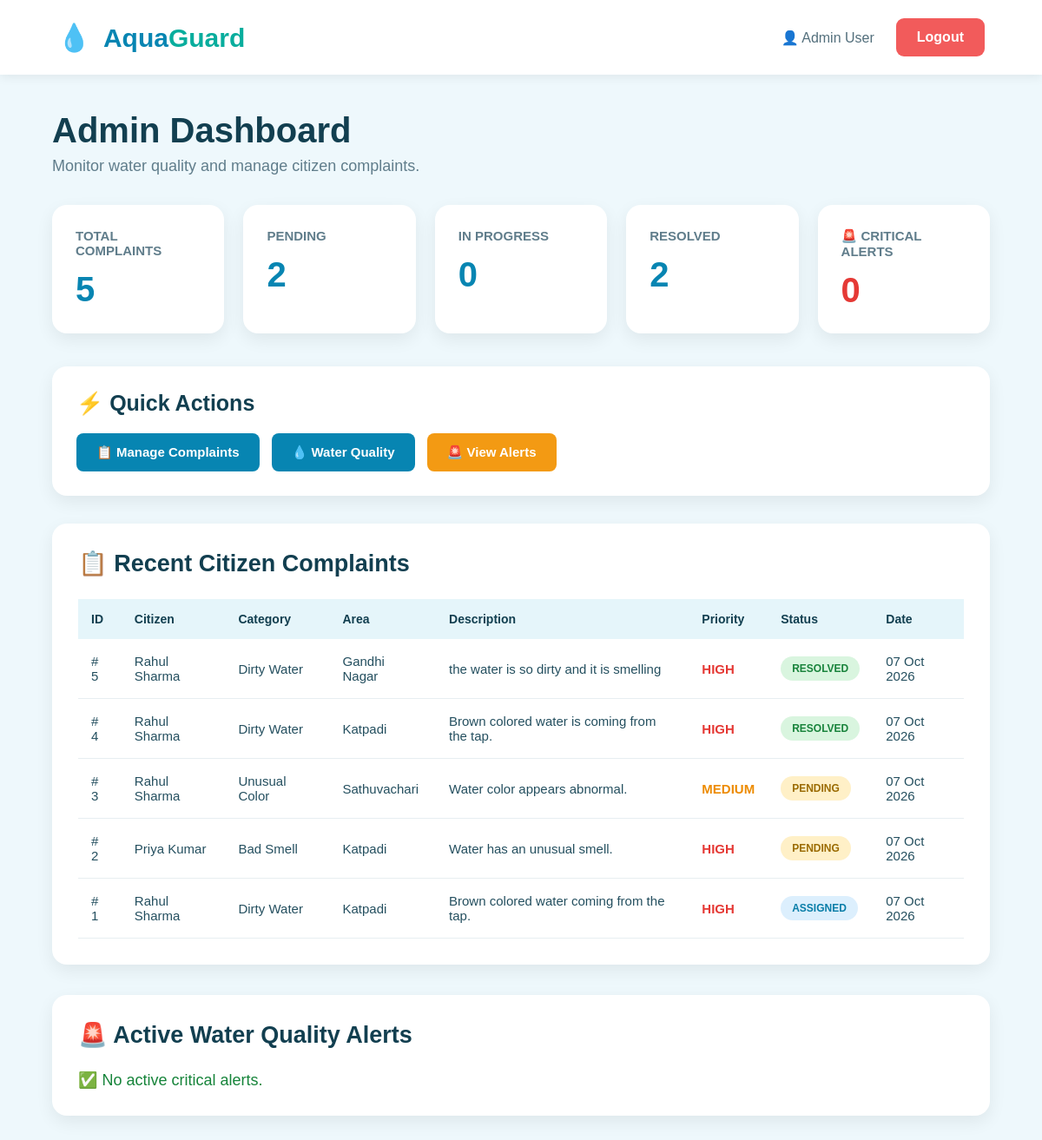
Screenshot of /admin/dashboard.php with the database file from the repository.
### tables this page shows
CREATE TABLE `complaints` (
  `complaint_id` int(11) NOT NULL,
  `user_id` int(11) NOT NULL,
  `category_id` int(11) NOT NULL,
  `location_id` int(11) NOT NULL,
  `description` text NOT NULL,
  `priority` enum('LOW','MEDIUM','HIGH','CRITICAL') DEFAULT 'MEDIUM',
  `status` enum('PENDING','ASSIGNED','IN_PROGRESS','RESOLVED','REJECTED') DEFAULT 'PENDING',
  `created_at` timestamp NOT NULL DEFAULT current_timestamp(),
  `resolved_at` timestamp NULL DEFAULT NULL
);

CREATE TABLE `users` (
  `user_id` int(11) NOT NULL,
  `name` varchar(100) NOT NULL,
  `email` varchar(100) NOT NULL,
  `phone` varchar(15) DEFAULT NULL,
  `password` varchar(255) NOT NULL,
  `role` enum('CITIZEN','ADMIN','OFFICER') NOT NULL DEFAULT 'CITIZEN',
  `created_at` timestamp NOT NULL DEFAULT current_timestamp()
);

CREATE TABLE `complaint_categories` (
  `category_id` int(11) NOT NULL,
  `category_name` varchar(100) NOT NULL,
  `description` varchar(255) DEFAULT NULL
);

CREATE TABLE `locations` (
  `location_id` int(11) NOT NULL,
  `area_name` varchar(100) NOT NULL,
  `city` varchar(100) NOT NULL,
  `latitude` decimal(10,7) DEFAULT NULL,
  `longitude` decimal(10,7) DEFAULT NULL
);

### admin/dashboard.php (the view, shortened to what this page needs)
<?php
require_once __DIR__ . "/../config/database.php";
$total_complaints = 0;
$sql = "SELECT COUNT(*) AS total FROM complaints";
$result = $conn->query($sql);
if ($result) {
    $row = $result->fetch_assoc();
    $total_complaints = $row['total'];
}
$pending_complaints = 0;
$sql = "SELECT COUNT(*) AS total
        FROM complaints
        WHERE status = 'PENDING'";
$result = $conn->query($sql);
if ($result) {
    $row = $result->fetch_assoc();
    $pending_complaints = $row['total'];
}
$in_progress = 0;
$sql = "SELECT COUNT(*) AS total
        FROM complaints
        WHERE status = 'IN_PROGRESS'";
$result = $conn->query($sql);
if ($result) {
    $row = $result->fetch_assoc();
    $in_progress = $row['total'];
}
$resolved_complaints = 0;
$sql = "SELECT COUNT(*) AS total
        FROM complaints
        WHERE status = 'RESOLVED'";
$result = $conn->query($sql);
if ($result) {
    $row = $result->fetch_assoc();
    $resolved_complaints = $row['total'];
}
$critical_alerts = 0;
$sql = "SELECT COUNT(*) AS total
        FROM water_alerts
        WHERE severity = 'CRITICAL'
        AND is_resolved = 0";
$result = $conn->query($sql);
if ($result) {
    $row = $result->fetch_assoc();
    $critical_alerts = $row['total'];
}
$complaints = [];
$sql = "
    SELECT
        c.complaint_id,
        c.status,
        c.description,
        c.priority,
        c.created_at,
        u.name AS citizen,
        cc.category_name,
        l.area_name
    FROM complaints c
    LEFT JOIN users u
        ON c.user_id = u.user_id
    LEFT JOIN complaint_categories cc
        ON c.category_id = cc.category_id
    LEFT JOIN locations l
        ON c.location_id = l.location_id
    ORDER BY c.complaint_id DESC
    LIMIT 10
";
$result = $conn->query($sql);
if ($result) {
    while ($row = $result->fetch_assoc()) {
        $complaints[] = $row;
    }
}
?>
<!DOCTYPE html>
<html lang="en">
<head>
</head>
<body>
<header>
    <div class="logo">
        <span class="drop">💧</span>
        Aqua<span class="green">Guard</span>
    </div>
    <div class="header-right">
        <div class="admin-user">
            👤 Admin User
        </div>
        <a href="../index.php"
           class="logout">
            Logout
        </a>
    </div>
</header>
<div class="container">
    <h1 class="title">
        Admin Dashboard
    </h1>
    <p class="subtitle">
        Monitor water quality and manage citizen complaints.
    </p>
    <div class="stats">
        <div class="stat-card">
            <div class="stat-title">
                TOTAL COMPLAINTS
            </div>
            <div class="stat-number">
                <?php
                echo $total_complaints;
                ?>
            </div>
        </div>
        <div class="stat-card">
            <div class="stat-title">
                PENDING
            </div>
            <div class="stat-number">
                <?php
                echo $pending_complaints;
                ?>
            </div>
        </div>
        <div class="stat-card">
            <div class="stat-title">
                IN PROGRESS
            </div>
            <div class="stat-number">
                <?php
                echo $in_progress;
                ?>
            </div>
        </div>
        <div class="stat-card">
            <div class="stat-title">
                RESOLVED
            </div>
            <div class="stat-number">
                <?php
                echo $resolved_complaints;
                ?>
            </div>
        </div>
        <div class="stat-card">
            <div class="stat-title">
                🚨 CRITICAL ALERTS
            </div>
            <div class="stat-number critical-number">
                <?php
                echo $critical_alerts;
                ?>
            </div>
        </div>
    </div>
    <div class="quick-actions">
        <h2 class="quick-title">
            ⚡ Quick Actions
        </h2>
        <div class="action-buttons">
            <a href="manage_complaints.php"
               class="action-btn manage-btn">
                📋 Manage Complaints
            </a>
            <a href="../water_quality.php"
               class="action-btn quality-btn">
                💧 Water Quality
            </a>
            <a href="../alerts.php"
               class="action-btn alert-btn">
                🚨 View Alerts
            </a>
        </div>
    </div>
    <div class="section">
        <h2 class="section-title">
            📋 Recent Citizen Complaints
        </h2>
        <?php if (count($complaints) > 0): ?>
            <table>
                <thead>
                    <tr>
                        <th>ID</th>
                        <th>Citizen</th>
                        <th>Category</th>
                        <th>Area</th>
                        <th>Description</th>
                        <th>Priority</th>
                        <th>Status</th>
                        <th>Date</th>
                    </tr>
                </thead>
                <tbody>
                <?php foreach ($complaints as $complaint): ?>
                    <tr>
                        <td>
                            #
                            <?php
                            echo htmlspecialchars(
                                $complaint['complaint_id']
                            );
                            ?>
                        </td>
                        <td>
                            <?php
                            echo htmlspecialchars(
                                $complaint['citizen']
                            );
                            ?>
                        </td>
                        <td>
                            <?php
                            echo htmlspecialchars(
                                $complaint['category_name']
                            );
                            ?>
                        </td>
                        <td>
                            <?php
                            echo htmlspecialchars(
                                $complaint['area_name']
                            );
                            ?>
                        </td>
                        <td>
                            <?php
                            echo htmlspecialchars(
                                $complaint['description']
                            );
                            ?>
                        </td>
                        <td>
                            <?php
                            $priority =
                                strtoupper(
                                    $complaint['priority']
                                );
                            if ($priority === 'HIGH') {
                                echo '<span class="high">
                                      HIGH
                                      </span>';
                            } elseif ($priority === 'MEDIUM') {
                                echo '<span class="medium">
                                      MEDIUM
                                      </span>';
                            } else {
                                echo '<span class="low">
                                      LOW
                                      </span>';
                            }
                            ?>
                        </td>
                        <td>
                            <?php
                            $status =
                                strtoupper(
                                    $complaint['status']
                                );
                            if ($status === 'PENDING') {
                                echo '<span class="badge pending">
                                      PENDING
                                      </span>';
                            } elseif ($status === 'ASSIGNED') {
                                echo '<span class="badge assigned">
                                      ASSIGNED
                                      </span>';
                            } elseif ($status === 'IN_PROGRESS') {
                                echo '<span class="badge progress">
                                      IN PROGRESS
                                      </span>';
                            } elseif ($status === 'RESOLVED') {
                                echo '<span class="badge resolved">
                                      RESOLVED
                                      </span>';
                            } elseif ($status === 'REJECTED') {
                                echo '<span class="badge rejected">
                                      REJECTED
                                      </span>';
                            } else {
                                echo htmlspecialchars($status);
                            }
                            ?>
                        </td>
                        <td>
                            <?php
                            if (!empty($complaint['created_at'])) {
                                echo date(
                                    "d M Y",
                                    strtotime(
                                        $complaint['created_at']
                                    )
                                );
                            }
                            ?>
                        </td>
                    </tr>
                <?php endforeach; ?>
                </tbody>
            </table>
        <?php else: ?>
            <div class="empty">
                No complaints found.
            </div>
        <?php endif; ?>
    </div>
    <div class="section">
        <h2 class="section-title">
            🚨 Active Water Quality Alerts
        </h2>
        <?php if ($critical_alerts > 0): ?>
            <p style="
                font-size:18px;
                color:#d92323;
                margin-bottom:20px;
            ">
                ⚠️ There are
                <strong>
                    <?php echo $critical_alerts; ?>
                </strong>
                active critical water-quality alert(s).
            </p>
            <a href="../alerts.php"
               class="action-btn alert-btn">
                🚨 View All Alerts
            </a>
        <?php else: ?>
            <p style="
                font-size:18px;
                color:#16843a;
            ">
                ✅ No active critical alerts.
            </p>
        <?php endif; ?>
    </div>
</div>
</body>
</html>

### admin/dashboard.php (style rules this page uses)
* { box-sizing: border-box; margin: 0; padding: 0; }
body { font-family: Arial, Helvetica, sans-serif; background: #eef8fc; color: #123f50; }
header { height: 86px; background: white; display: flex; align-items: center; justify-content: space-between; padding: 0 5.5%; box-shadow: 0 2px 12px rgba(0,0,0,0.08); }
.logo { font-size: 30px; font-weight: bold; color: #0785b2; }
.logo .green { color: #08ad9d; }
.drop { font-size: 31px; margin-right: 7px; }
.header-right { display: flex; align-items: center; gap: 25px; }
.admin-user { font-size: 16px; color: #536f7c; }
.logout { text-decoration: none; background: #f25b5b; color: white; padding: 13px 24px; border-radius: 9px; font-weight: bold; }
.container { width: 90%; max-width: 1450px; margin: 42px auto; }
.title { font-size: 40px; margin-bottom: 8px; color: #123f50; }
.subtitle { font-size: 18px; color: #607d8b; margin-bottom: 34px; }
.stats { display: grid; grid-template-columns: repeat(5, 1fr); gap: 22px; margin-bottom: 38px; }
.stat-card { background: white; border-radius: 17px; padding: 27px; min-height: 130px; box-shadow: 0 7px 20px rgba(0,0,0,0.07); }
.stat-title { color: #607d8b; font-size: 15px; font-weight: bold; margin-bottom: 14px; }
.stat-number { color: #0785b2; font-size: 40px; font-weight: bold; }
.critical-number { color: #e53935; }
.quick-actions { background: white; padding: 28px; border-radius: 17px; margin-bottom: 32px; box-shadow: 0 7px 20px rgba(0,0,0,0.07); }
.quick-title { font-size: 25px; margin-bottom: 20px; color: #123f50; }
.action-buttons { display: flex; gap: 14px; flex-wrap: wrap; }
.action-btn { display: inline-block; text-decoration: none; padding: 13px 23px; border-radius: 8px; color: white; font-weight: bold; font-size: 15px; }
.manage-btn { background: #0785b2; }
.quality-btn { background: #0785b2; }
.alert-btn { background: #f39a13; }
.section { background: white; border-radius: 17px; padding: 30px; box-shadow: 0 7px 20px rgba(0,0,0,0.07); margin-bottom: 35px; overflow-x: auto; }
.section-title { font-size: 27px; margin-bottom: 25px; color: #123f50; }
table { width: 100%; border-collapse: collapse; min-width: 950px; }
th { background: #e5f5fa; color: #123f50; padding: 15px; text-align: left; font-size: 14px; }
td { padding: 17px 15px; border-bottom: 1px solid #e7eef1; font-size: 15px; color: #244f5f; }
.badge { display: inline-block; padding: 7px 13px; border-radius: 20px; font-size: 12px; font-weight: bold; }
.pending { background: #fff0c7; color: #9b6b00; }
.assigned { background: #dceffd; color: #087da8; }
.resolved { background: #d9f5df; color: #18833b; }
.high { color: #e53935; font-weight: bold; }
.medium { color: #ed8b00; font-weight: bold; }

### rows the page displays
complaints: complaint_id "5", user.name "Rahul Sharma", category.category_name "Dirty Water", location.area_name "Gandhi Nagar", description "the water is so dirty and it is smelling", priority "HIGH", status "RESOLVED", created_at "07 Oct 2026"
complaints: complaint_id "4", user.name "Rahul Sharma", category.category_name "Dirty Water", location.area_name "Katpadi", description "Brown colored water is coming from the tap.", priority "HIGH", status "RESOLVED", created_at "07 Oct 2026"
complaints: complaint_id "3", user.name "Rahul Sharma", category.category_name "Unusual Color", location.area_name "Sathuvachari", description "Water color appears abnormal.", priority "MEDIUM", status "PENDING", created_at "07 Oct 2026"
complaints: complaint_id "2", user.name "Priya Kumar", category.category_name "Bad Smell", location.area_name "Katpadi", description "Water has an unusual smell.", priority "HIGH", status "PENDING", created_at "07 Oct 2026"
complaints: complaint_id "1", user.name "Rahul Sharma", category.category_name "Dirty Water", location.area_name "Katpadi", description "Brown colored water coming from the tap.", priority "HIGH", status "ASSIGNED", created_at "07 Oct 2026"

### other values shown
$total_complaints "5"
$pending_complaints "2"
$in_progress "0"
$resolved_complaints "2"
$critical_alerts "0"
